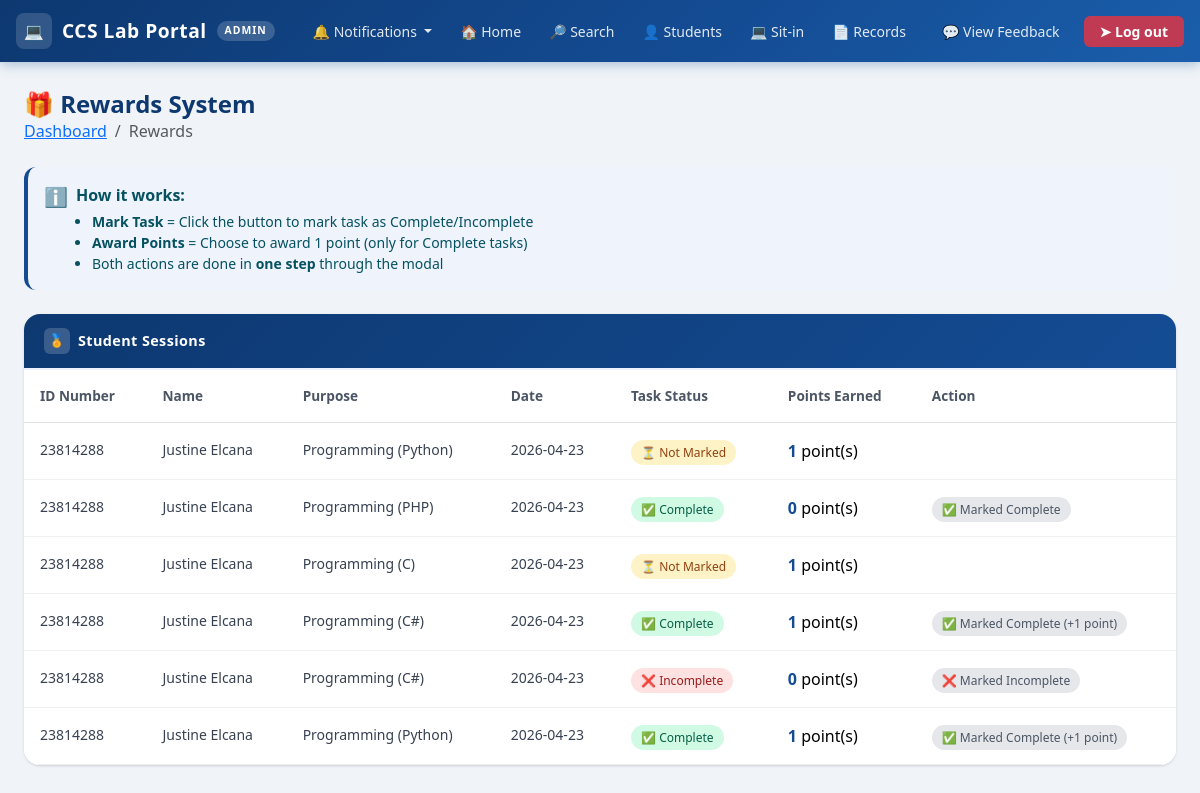
The page /admin/rewards (signed in) on the database its author committed.
### tables this page shows
CREATE TABLE sessions_history(
            session_id INTEGER PRIMARY KEY AUTOINCREMENT,
            student_id INTEGER NOT NULL,
            reservation_id INTEGER,
            login_time TEXT,
            logout_time TEXT,
            session_date TEXT NOT NULL,
            purpose TEXT,
            pc_number TEXT,
            lab_room TEXT,
            status TEXT,
            points_awarded INTEGER DEFAULT 0,
            is_rewarded INTEGER DEFAULT 0,
            is_deleted BOOLEAN DEFAULT 0,
            hours_rendered REAL,
            FOREIGN KEY(student_id) REFERENCES students(id),
            FOREIGN KEY(reservation_id) REFERENCES reservations(id)
        );

CREATE TABLE students(
            id INTEGER PRIMARY KEY AUTOINCREMENT,
            id_number TEXT UNIQUE NOT NULL,
            first_name TEXT NOT NULL CHECK(length(first_name) <= 30),
            middle_name TEXT CHECK(length(middle_name) <= 30),
            last_name TEXT NOT NULL CHECK(length(last_name) <= 30),
            course_level INTEGER NOT NULL CHECK(course_level BETWEEN 1 AND 4),
            course TEXT NOT NULL,
            password TEXT NOT NULL,
            email TEXT UNIQUE NOT NULL,
            address TEXT NOT NULL,
            sessions_remaining INTEGER NOT NULL DEFAULT 30 CHECK(sessions_remaining BETWEEN 0 AND 30),
            total_session_used INTEGER NOT NULL DEFAULT 0 CHECK(total_session_used >= 0),
            profile_photo TEXT DEFAULT NULL,
            points INTEGER DEFAULT 0 CHECK(points >= 0)
            );

### app.py (the view)
@app.route("/admin/rewards")
def admin_rewards():
    if "user" not in session or session.get("role") != "admin":
        return redirect(url_for("login"))
    records = execute("""
        SELECT
            s.session_id,
            s.student_id,
            s.purpose,
            s.session_date,
            s.status,
            s.points_awarded,
            s.is_rewarded,
            st.id_number,
            st.first_name,
            st.last_name
        FROM sessions_history s
        JOIN students st ON s.student_id = st.id
        WHERE s.is_deleted = 0
        ORDER BY s.session_date DESC
    """, fetchall=True)
    return render_template("admin/admin_rewards.html", records=records)

### app.py (called while the page is built)
@app.context_processor
def inject_now():
    return {'now': datetime.now()}

### database.py (called while the page is built)
def get_db():
    if "db" not in g:
        g.db = sqlite3.connect(
            DATABASE,
            detect_types=sqlite3.PARSE_DECLTYPES,
            timeout=30
        )
        g.db.row_factory = sqlite3.Row
        g.db.execute("PRAGMA journal_mode = WAL")
        g.db.execute("PRAGMA foreign_keys = ON")
    return g.db

### db_helper.py (called while the page is built)
def execute(query, params=(), fetchone=False, fetchall=False, commit=False):
    db = get_db()
    if fetchone and fetchall:
        raise ValueError("Cannot Use Fetchone and Fetchall at the same time!")
    cursor = db.execute(query,params)
    try:
        result = None
        if fetchone:
            row = cursor.fetchone()
            result = dict(row) if row else None
        elif fetchall:
            rows = cursor.fetchall()
            result = [dict(r) for r in rows]
        if commit:
            db.commit()
            return cursor.rowcount
        return result
    except Exception:
        db.rollback()
        raise
    finally:
        cursor.close()

### templates/admin/admin_rewards.html (shortened to what this page needs)
{% extends "admin/admin_base.html" %}
{% block content %}
<div class="page-header d-flex align-items-center justify-content-between flex-wrap gap-2 mb-4">
  <div>
    <h4>🎁 Rewards System</h4>
    <nav aria-label="breadcrumb">
      <ol class="breadcrumb mb-0">
        <li class="breadcrumb-item"><a href="{{ url_for('admin_dashboard') }}">Dashboard</a></li>
        <li class="breadcrumb-item active" aria-current="page">Rewards</li>
      </ol>
    </nav>
  </div>
</div>
<div class="alert alert-info mb-4" style="background:#eef3fc; border: none; border-radius: 12px; border-left: 4px solid #144c94;">
  <div class="d-flex align-items-start gap-2">
    <span style="font-size: 1.2rem;">ℹ️</span>
    <div>
      <strong class="d-block mb-1">How it works:</strong>
      <ul class="mb-0 ps-3" style="font-size: 0.875rem;">
        <li><strong>Mark Task</strong> = Click the button to mark task as Complete/Incomplete</li>
        <li><strong>Award Points</strong> = Choose to award 1 point (only for Complete tasks)</li>
        <li>Both actions are done in <strong>one step</strong> through the modal</li>
      </ul>
    </div>
  </div>
</div>
<div class="dash-card card">
  <div class="card-header-custom">
    <div class="header-icon">🏅</div>
    Student Sessions
  </div>
  <div class="card-body p-0">
    <div style="overflow-x: auto;">
      <table class="table table-hover mb-0" style="border-radius: 12px; overflow: hidden;">
        <thead style="background:#f8faff;">
          <tr>
            <th style="padding: 1rem; font-size: 0.85rem; font-weight: 600; color: #4b5563;">ID Number</th>
            <th style="padding: 1rem; font-size: 0.85rem; font-weight: 600; color: #4b5563;">Name</th>
            <th style="padding: 1rem; font-size: 0.85rem; font-weight: 600; color: #4b5563;">Purpose</th>
            <th style="padding: 1rem; font-size: 0.85rem; font-weight: 600; color: #4b5563;">Date</th>
            <th style="padding: 1rem; font-size: 0.85rem; font-weight: 600; color: #4b5563;">Task Status</th>
            <th style="padding: 1rem; font-size: 0.85rem; font-weight: 600; color: #4b5563;">Points Earned</th>
            <th style="padding: 1rem; font-size: 0.85rem; font-weight: 600; color: #4b5563;">Action</th>
          </tr>
        </thead>
        <tbody>
          {% for r in records %}
          <tr style="border-bottom: 1px solid #f0f0f0;">
            <td style="padding: 1rem; font-size: 0.875rem; color: #374151;">{{ r.id_number }}</td>
            <td style="padding: 1rem; font-size: 0.875rem; color: #374151;">{{ r.first_name }} {{ r.last_name }}</td>
            <td style="padding: 1rem; font-size: 0.875rem; color: #374151;">{{ r.purpose }}</td>
            <td style="padding: 1rem; font-size: 0.875rem; color: #374151;">{{ r.session_date }}</td>
            <td style="padding: 1rem;">
              {% if r.status == "Complete" %}
                <span style="background:#d1fae5; color:#065f46; padding: 4px 10px; border-radius: 20px; font-size: 0.75rem; font-weight: 500;">✅ Complete</span>
              {% elif r.status == "Incomplete" %}
                <span style="background:#fee2e2; color:#991b1b; padding: 4px 10px; border-radius: 20px; font-size: 0.75rem; font-weight: 500;">❌ Incomplete</span>
              {% else %}
                <span style="background:#fef3c7; color:#92400e; padding: 4px 10px; border-radius: 20px; font-size: 0.75rem; font-weight: 500;">⏳ Not Marked</span>
              {% endif %}
            </td>
            <td style="padding: 1rem;">
              <strong style="color:#144c94;">{{ r.points_awarded or 0 }}</strong> point(s)
            </td>
            <td style="padding: 1rem;">
              {% if not r.status and not r.is_rewarded %}
                <button class="btn btn-sm"
                        style="background:#144c94; color:#fff; border: none; border-radius: 8px; padding: 6px 16px; font-size: 0.75rem; font-weight: 500;"
                        onclick="openTaskModal({{ r.session_id }}, '{{ r.first_name }} {{ r.last_name }}')">
                  📋 Mark Task & Award
                </button>
              {% elif r.status %}
                <span style="background:#e5e7eb; color:#4b5563; padding: 4px 10px; border-radius: 20px; font-size: 0.75rem; font-weight: 500;">
                  {% if r.status == "Complete" %}✅ Marked Complete
                  {% else %}❌ Marked Incomplete{% endif %}
                  {% if r.is_rewarded %} (+1 point){% endif %}
                </span>
              {% endif %}
            </td>
          </tr>
          {% endfor %}
        </tbody>
      </table>
    </div>
  </div>
</div>
{% endblock %}

### static/css/style.css (style rules this page uses)
body { background-color: #f0f4ff; font-family: 'Inter', sans-serif; min-height: 100vh; }

### templates/admin/admin_base.html (style rules this page uses)
:root { --uc-blue: #144c94; --uc-blue-dark: #0d3870; --uc-blue-light: #1a5eab; }
body { background-color: #f0f4f8; font-family: 'Segoe UI', system-ui, -apple-system, sans-serif; min-height: 100vh; }
.page-header { margin-bottom: 1.5rem; }
.page-header h4 { color: var(--uc-blue-dark); font-weight: 700; margin: 0; }
.dash-card { border: none; border-radius: 14px; box-shadow: 0 2px 12px rgba(0,0,0,0.07); overflow: hidden; height: 100%; }
.dash-card .card-header-custom { background: linear-gradient(135deg, var(--uc-blue-dark), var(--uc-blue)); color: #fff; padding: 14px 20px; font-weight: 700; font-size: 0.9rem; letter-spacing: 0.4px; display: flex; align-items: center; gap: 8px; }
.dash-card .card-header-custom .header-icon { width: 26px; height: 26px; background: rgba(255,255,255,0.18); border-radius: 6px; display: flex; align-items: center; justify-content: center; font-size: 0.8rem; }
.dash-card .card-body { padding: 1.25rem 1.5rem; background: #fff; }

### templates/admin/admin_rewards.html (style rules this page uses)
.dash-card { border: none; border-radius: 16px; box-shadow: 0 1px 3px 0 rgba(0, 0, 0, 0.1), 0 1px 2px 0 rgba(0, 0, 0, 0.06); background: #fff; }
.card-header-custom { background: #fff; border-bottom: 2px solid #eef2ff; padding: 1rem 1.25rem; display: flex; align-items: center; gap: 0.5rem; font-weight: 600; color: #1f2937; font-size: 1rem; }
.header-icon { background: #eef3fc; width: 32px; height: 32px; display: flex; align-items: center; justify-content: center; border-radius: 10px; font-size: 1rem; }

### rows shown on the page
sessions_history: id_number "23814288", first_name "Justine", last_name "Elcana", purpose "Programming (Python)", session_date "2026-04-23", shows "⏳ Not Marked", points_awarded "1"
sessions_history: id_number "23814288", first_name "Justine", last_name "Elcana", purpose "Programming (PHP)", session_date "2026-04-23", status "✅ Complete", points_awarded "0"
sessions_history: id_number "23814288", first_name "Justine", last_name "Elcana", purpose "Programming (C)", session_date "2026-04-23", shows "⏳ Not Marked", points_awarded "1"
sessions_history: id_number "23814288", first_name "Justine", last_name "Elcana", purpose "Programming (C#)", session_date "2026-04-23", status "✅ Complete", points_awarded "1"
sessions_history: id_number "23814288", first_name "Justine", last_name "Elcana", purpose "Programming (C#)", session_date "2026-04-23", status "❌ Incomplete", points_awarded "0"
sessions_history: id_number "23814288", first_name "Justine", last_name "Elcana", purpose "Programming (Python)", session_date "2026-04-23", status "✅ Complete", points_awarded "1"
